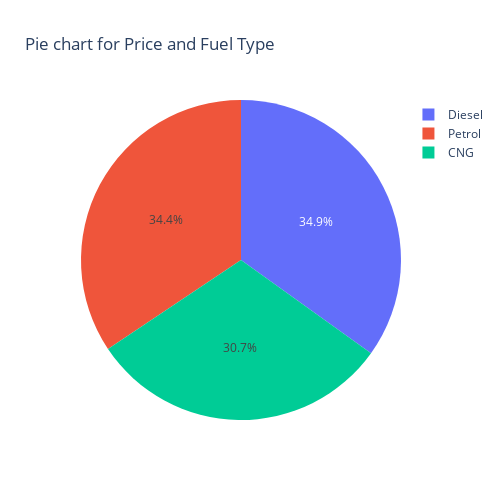

Source (notebook cell):
### Code cell
figure = px.pie(
    car_price,
    names = 'FuelType',
    values = 'Price',
    color = 'FuelType',
    title = 'Pie chart for Price and Fuel Type',
    height = 500,
    width=500
)
figure

### Figure 1 — Plotly figure (JSON) as saved in the notebook; plotly's stock layout.template omitted (floating-point values rounded to 4 significant figures)
{"data": [{"customdata": [["Diesel"], ["Petrol"], ["CNG"]], "domain": {"x": [0, 1], "y": [0, 1]}, "hovertemplate": "FuelType=%{customdata[0]}<br>Price=%{value}<extra></extra>", "labels": ["Diesel", "Petrol", "CNG"], "legendgroup": "", "marker": {"colors": ["#636efa", "#EF553B", "#00cc96"]}, "name": "", "showlegend": true, "type": "pie", "values": [10890.0, 10730.0, 9584]}], "layout": {"height": 500, "legend": {"tracegroupgap": 0}, "title": {"text": "Pie chart for Price and Fuel Type"}, "width": 500}}
